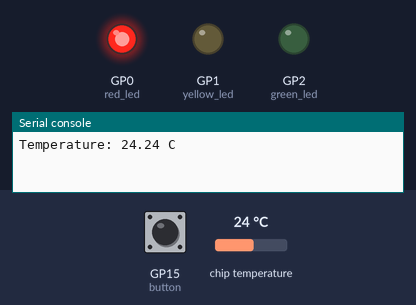
The program below on a simulated Raspberry Pi Pico running MicroPython. Shown: output pins drawn as LEDs (lit = HIGH), the last lines printed to the serial console. Inputs (shaded band) come from the test bench; at power-on: chip temperature 24 °C, GP15 (button) LOW.

Above: at 1.2 s.
1.3 s: chip temperature set to 20 °C
At 2.3 s:
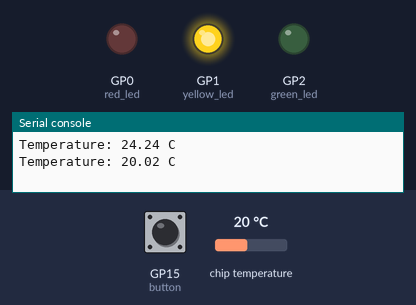
4.0 s: chip temperature set to 1 °C
At 5.0 s:
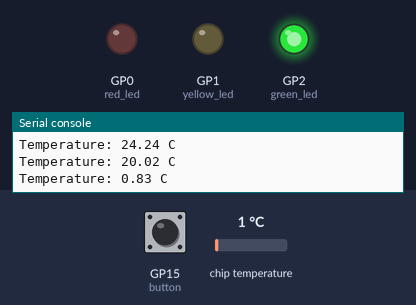
10.5 s: chip temperature set to 18 °C
13.2 s: chip temperature set to 21 °C
At 15.2 s:
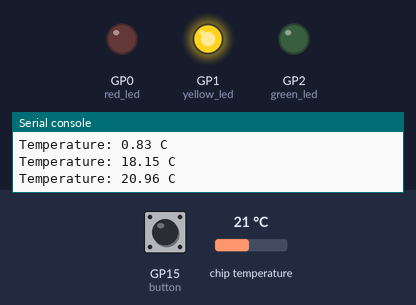
15.9 s: chip temperature set to 11 °C
At 16.7 s:
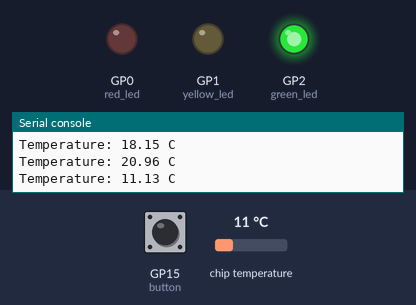
Timing chart, 0 to 18.9 s (numbered marks = the images above; inputs shaded):
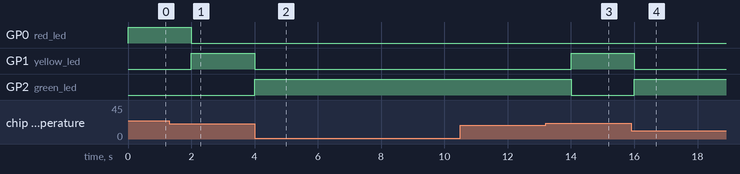

Measured:
- the behaviour switches between 22 and 21 °C on chip temperature (found by bisection; images 0 and 1)
- the behaviour switches between 19 and 20 °C on chip temperature (found by bisection; images 2 and 3)
- after the input at 1.3 s, GP0 (red_led): HIGH → LOW after 0.70 s; GP1 (yellow_led): LOW → HIGH after 0.70 s
- after the input at 4.0 s, GP1 (yellow_led): HIGH → LOW at once; GP2 (green_led): LOW → HIGH at once
- after the input at 13.2 s, GP1 (yellow_led): LOW → HIGH after 0.80 s; GP2 (green_led): HIGH → LOW after 0.80 s
- after the input at 15.9 s, GP1 (yellow_led): HIGH → LOW after 0.10 s; GP2 (green_led): LOW → HIGH after 0.10 s

The program:

temperature2.py
```python
import time
from machine import Pin

# LED pins
green_led = Pin(2, Pin.OUT)
yellow_led = Pin(1, Pin.OUT)
red_led = Pin(0, Pin.OUT)

# read temperature sensor
sensor_temp = machine.ADC(4)
conversion_factor = 3.3 / (65535)

# button for switching scales C or F
button = Pin(15, Pin.IN, Pin.PULL_DOWN)
button_pressed = False
flip = False

# depending on button, set flag it is pressed
def switch_pressed(pin):
    global button_pressed
    button_pressed = True

# interrupt set for button
button.irq(trigger=Pin.IRQ_RISING, handler=switch_pressed)

# convert sensor reading to celsius
def read_temperature_celsius():
    reading = sensor_temp.read_u16() * conversion_factor
    temperature_c = 27 - (reading - 0.706) / 0.001721
    return temperature_c

# alternative in fahrenheit
def to_farenheit(celsius):
    return celsius * 9 / 5 + 32

# fuzzy logic to set LED accordingly
def apply_fuzzy_logic_celsius(temp):
    low_threshold = 20.0
    high_threshold = 21.0

    # fuzzy logic: control LEDs based on temperature
    if temp < low_threshold:
        # low temperature: Green LED on, others off
        green_led.value(1)
        yellow_led.value(0)
        red_led.value(0)
    elif low_threshold <= temp < high_threshold:
        # medium temperature: Yellow LED on, others off
        green_led.value(0)
        yellow_led.value(1)
        red_led.value(0)
    else:
        # high temperature: Red LED on, others off
        green_led.value(0)
        yellow_led.value(0)
        red_led.value(1)

# main loop reading, setting LEDs, and check for button press
def temperature_led_control():
    global button_pressed, flip

    while True:
        temp_c = read_temperature_celsius()

        # switch to F or C depending on button presses
        if button_pressed == True:
            if flip == True:
                flip = False
            else:
                flip = True
            button_pressed = False

        # print in either C or F
        if flip == True:
            temp_f = to_farenheit(temp_c)
            print("Temperature: {:.2f} F".format(temp_f))
        else:
            print("Temperature: {:.2f} C".format(temp_c))

        # set how the LEDs would light up
        apply_fuzzy_logic_celsius(temp_c)

        # wait before taking the next reading
        time.sleep(2)

# start the temperature LED control loop
temperature_led_control()
```
